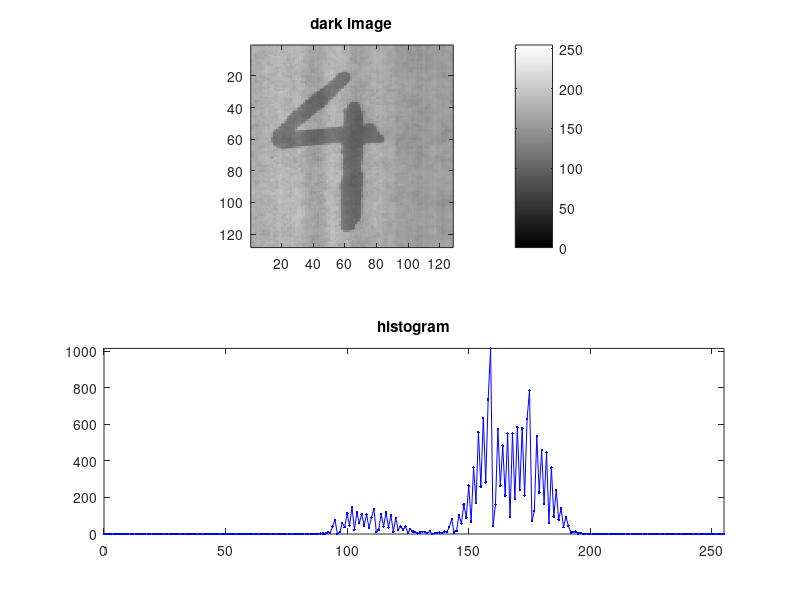
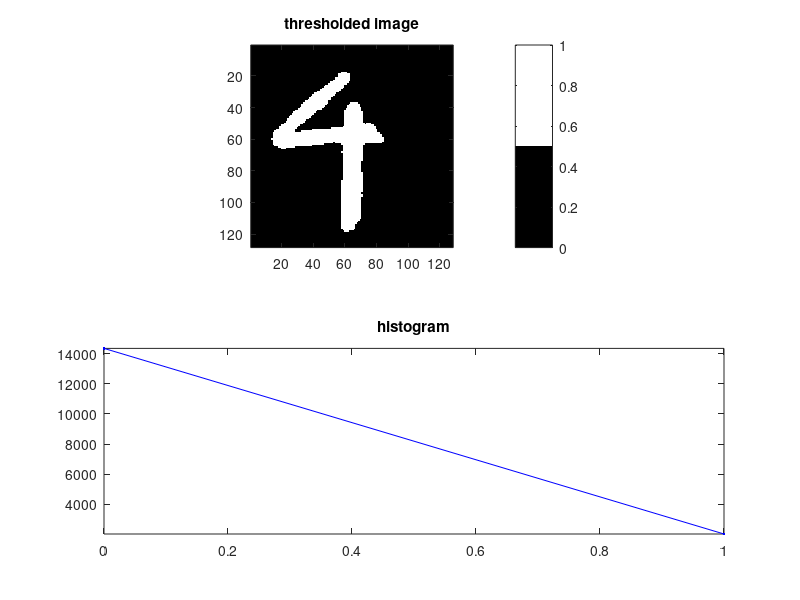

Write the MATLAB code that produced these figures, in order.
clear; close all; clc

binvect = [0:1:255];

load nuf4b.mat
histo = hist(nuf4b(:), binvect);
figure
colormap(gray(256))
subplot(2,1,1), imagesc(nuf4b, [0 255]);
axis image; title('dark image'); colorbar
subplot(2,1,2), plot(binvect, histo, '.-b');
axis tight; title('histogram')

T = 133;
nuf4bT = (nuf4b < T);
histoT = hist(nuf4bT(:), [0 1]);,

figure
colormap(gray(2)) % Since it is binary, we only need two colors: black and white
subplot(2,1,1), imagesc(nuf4bT, [0 1]);
axis image; title('thresholded image'); colorbar
subplot(2,1,2), plot([0 1], histoT, '.-b');
axis tight; title('histogram')